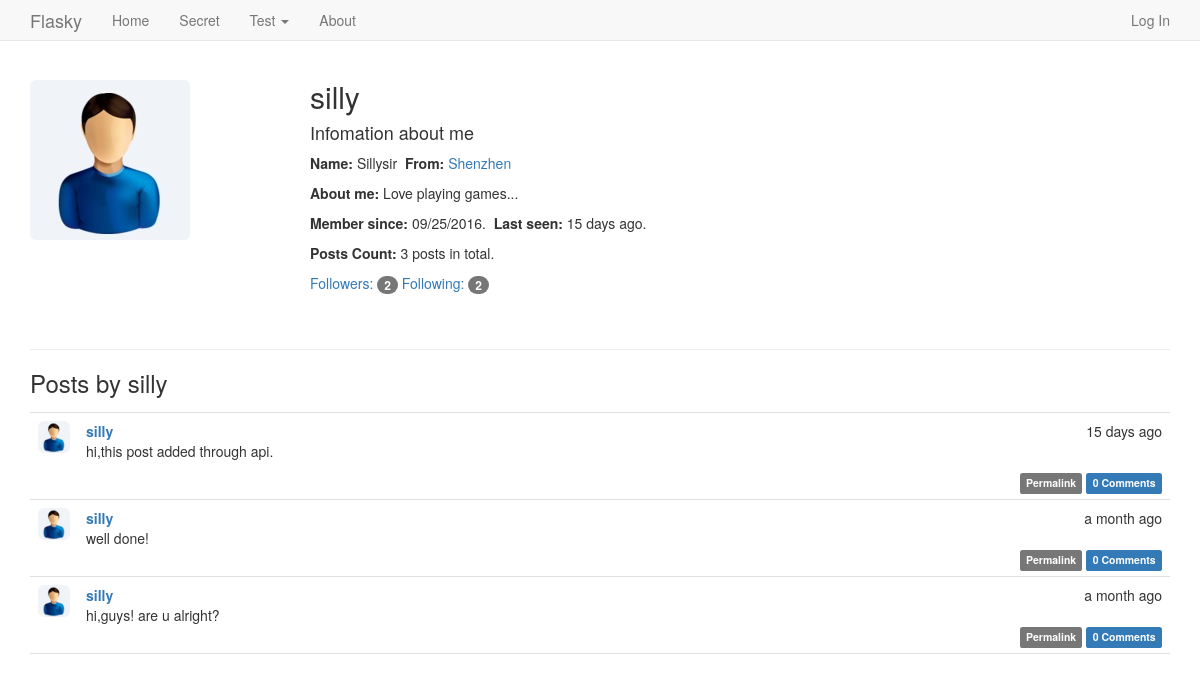
The page /user/silly on the database as committed earlier.
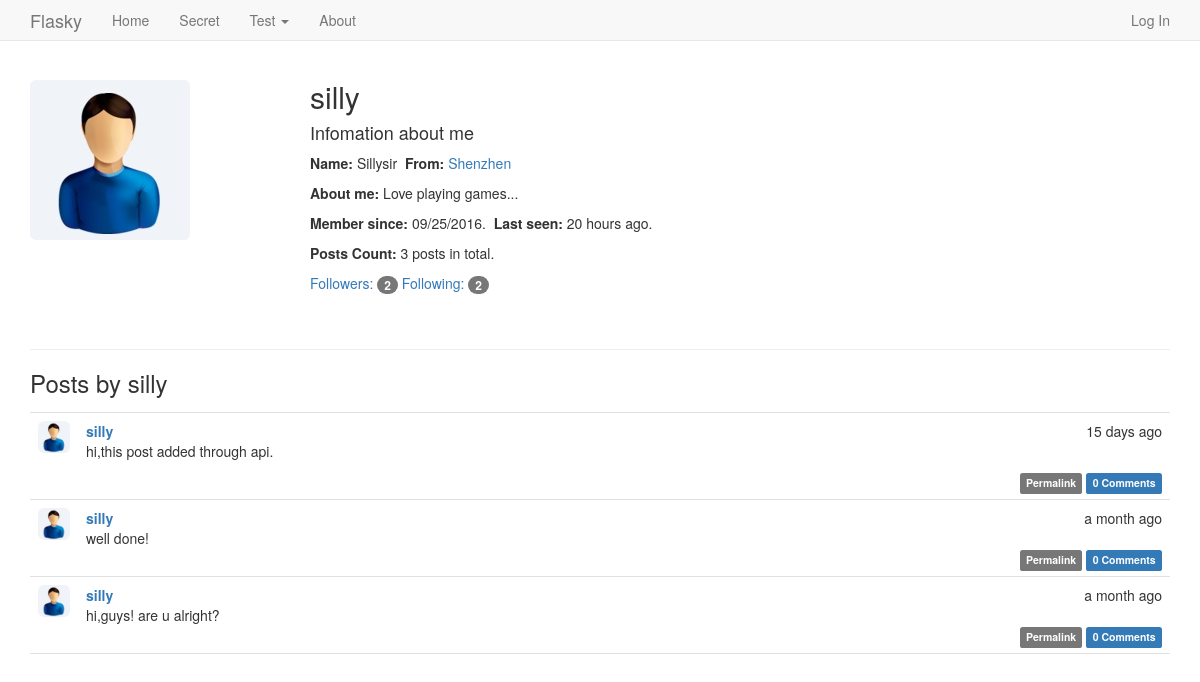
The same page on the database as committed later.
### app/models.py (models this page shows, shortened)
class User(UserMixin, db.Model):
    __tablename__ = 'users'
    id = db.Column(db.Integer, primary_key=True)
    email = db.Column(db.String(64), unique=True, index=True)
    username = db.Column(db.String(64), unique=True, index=True)
    role_id = db.Column(db.Integer, db.ForeignKey('roles.id'))
    password_hash = db.Column(db.String(128))
    confirmed = db.Column(db.Boolean, default=False)
    name = db.Column(db.String(64))
    sex = db.Column(db.Integer)     # 1.male 2.female 0. none
    location = db.Column(db.String(64))
    about_me = db.Column(db.Text())
    member_since = db.Column(db.DateTime(), default=datetime.utcnow)
    last_seen = db.Column(db.DateTime(), default=datetime.utcnow)
    posts = db.relationship('Post', backref='author', lazy='dynamic')
    followed = db.relationship('Follow',
                               foreign_keys=[Follow.follower_id],
                               backref=db.backref('follower', lazy='joined'),
                               lazy='dynamic',
                               cascade='all, delete-orphan')
    followers = db.relationship('Follow',
                                foreign_keys=[Follow.followed_id],
                                backref=db.backref('followed', lazy='joined'),
                                lazy='dynamic',
                                cascade='all, delete-orphan')
    comments = db.relationship('Comment', backref='author', lazy='dynamic')
    @property
    def password(self):
        raise AttributeError('password is not a readable attribute')
    def get_avatar(self):
        if self.sex == 1:
            avatar = 'avatar/male.jpg'
            return avatar
        elif self.sex == 2:
            avatar = 'avatar/female.jpg'
            return avatar
        else:
            avatar = 'avatar/none.jpg'
            return avatar

### app/user/views.py (the view)
@user.route('/<username>')
def user_home(username):
    user = User.query.filter_by(username=username).first()
    if user is None:
        abort(404)
    posts = user.posts.order_by(Post.timestamp.desc()).all()
    return render_template('user/user.html', user=user, posts=posts)

### app/auth/views.py (called while the page is built)
@auth.before_app_request
def before_request():
    if current_user.is_authenticated:
        current_user.ping()
        if not current_user.confirmed and  request.endpoint == 'user.secret':
            return redirect(url_for('auth.unconfirmed'))

### app/main/__init__.py (called while the page is built)
@main.app_context_processor
def inject_permissions():
    return dict(Permission=Permission)

### app/models.py (called while the page is built)
    def can(self, permissions):
        return False

    def is_administrator(self):
        return False

### app/user/__init__.py (called while the page is built)
@user.app_context_processor
def inject_permissions():
    return dict(Permission=Permission)

### app/templates/user/user.html (shortened to what this page needs)
{% extends "base.html" %}
{% block page_content %}
<div class="page-header">
  <img class="img-rounded profile-thumbnail" src="{{ url_for('static',filename=user.get_avatar()) }}">
  <div class="profile-header">
    <h2>{{ user.username }} &nbsp&nbsp
    </h2>
    {% if user.name or user.location %}
    <p>
      <h4>Infomation about me</h4>
      <div>
        {% if user.name %}<b>Name: </b>{{ user.name }}{% endif %}
          {% if user.location %}
              &nbsp<b>From: </b> <a href="http://map.baidu.com/?q={{ user.location }} " target="_blank">
            {{ user.location }}</a>
          {% endif %}
      </div>
     </p>
    {% endif %}
  {% if user.about_me %}<p><b>About me: </b>{{ user.about_me }}</p>{% endif %}
  <p>
      <b>Member since: </b> {{ moment(user.member_since).format('L') }}.
      &nbsp<b>Last seen: </b> {{ moment(user.last_seen).fromNow() }}.
  </p>
    <p><b>Posts Count: </b>{{ user.posts.count() }} posts in total.</p>
    <p>
        <a href="{{ url_for('main.followers', username=user.username) }}">
            Followers: <span class="badge">{{ user.followers.count() - 1 }}</span></a>
        <a href="{{ url_for('main.followed_by', username=user.username) }}">
            Following: <span class="badge">{{ user.followed.count() - 1 }}</span></a>
    </p>
  </div>
</div>
<h3>Posts by {{ user.username }}</h3>
{% include '_posts.html' %}
{% endblock %}

Rows that differ between the two databases and show on the page:
changed User "silly": last_seen "15 days ago" → "20 hours ago"
